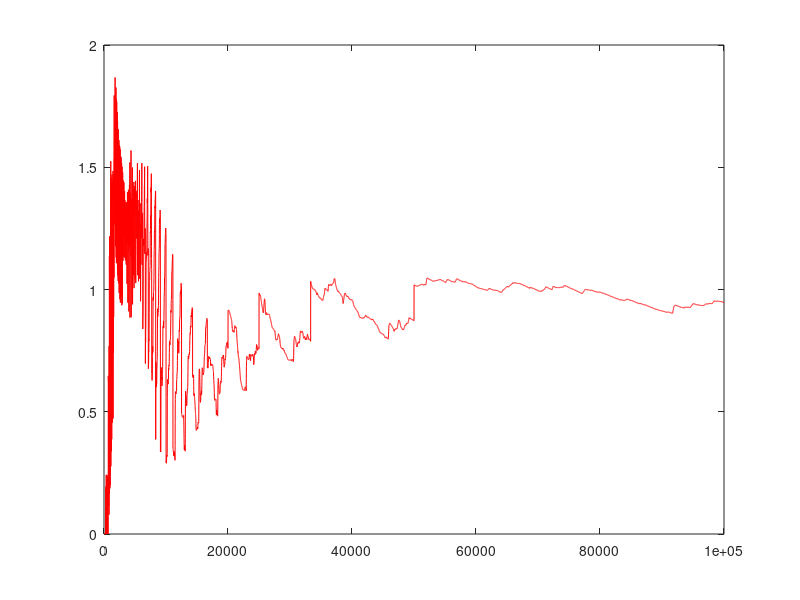

The MATLAB source for this figure:
N = 1e5;
T = 0.1;
x_old = 0;
RA = 50;%rou_max = N/RA
sample = zeros([1,N]);
step = 200;
count = 1;
for iter = 1:1:N
    x_new = x_old + (rand-0.5)*step;
    if 0.5*x_new^2 < 0.5*x_old^2
        x_old = x_new;
    else
        if rand < exp(- 1/T *(0.5*x_new^2 - 0.5*x_old^2))
            x_old = x_new;
        end
    end
    sample(count) = x_old;
    count = count + 1;
end
sample = sample;
mean_sample = mean(sample);
rou_list = zeros([1,fix(N/RA)]);
bin_range = 1:1:fix(N/RA);
for index_rou = 1:1:fix(N/RA)
    if mod(index_rou,fix(N/(RA*100)))==0
        disp(index_rou/(N/RA));
    end
    rou_sum = mean((sample(1:(N-index_rou)).* sample((index_rou+1):N)));
    rou_list(index_rou) = rou_sum;
end
rou_list = rou_list/rou_list(1);
rou_list_plot = [];
for index = 1:1:length(rou_list)
    if rou_list(index) < 0.2
        break;
    end
end
rou_list_plot = rou_list(1:index);   
rou_range = 1:1:length(rou_list_plot);

%plot(rou_range,log(rou_list_plot),'r*');
%hold on
%plot(rou_range,log(rou_list_plot),'b');
tau_int = sum(rou_list);
%%%%%%%%%%%%%%%%%%%% The Bin Method %%%%%%%%%%%%%%%%%%%%%%%%%%%%
bin_step = 1e1;
N_bin = 1e4;
bin_err_data = zeros([1,N_bin]);
bin_err_xrange = (1:1:N_bin)*bin_step;
jack_err_data = zeros([1,N_bin]);
bin_result = zeros([1,N_bin]);
for index = 1:1:N_bin
    if mod(index,N_bin/100)==0
        disp(index/N_bin);
    end
    %disp(index);
    bin_size = bin_err_xrange(index);
    max_bin_num = fix(N/bin_size);
    bin_temp = zeros([1,max_bin_num]);
    for temp_index = 1:1:max_bin_num
       temp = sample((temp_index-1)*bin_size+1:temp_index*bin_size);
       bin_temp(temp_index) =  mean(temp);
    end
    bin_result(index) = mean((temp - mean(temp)).^2);
    bin_err_data(index) = sqrt((sum(bin_temp.^2)/max_bin_num - (sum(bin_temp)/max_bin_num)^2)/(max_bin_num-1));
end

for index = 1:1:length(bin_err_data)
   tau = bin_err_data(index)^2/(2*bin_err_data(1)^2);
   plot_new(index) = bin_err_xrange(index)/tau;
end


plot(bin_err_xrange,bin_result/T,'r')
